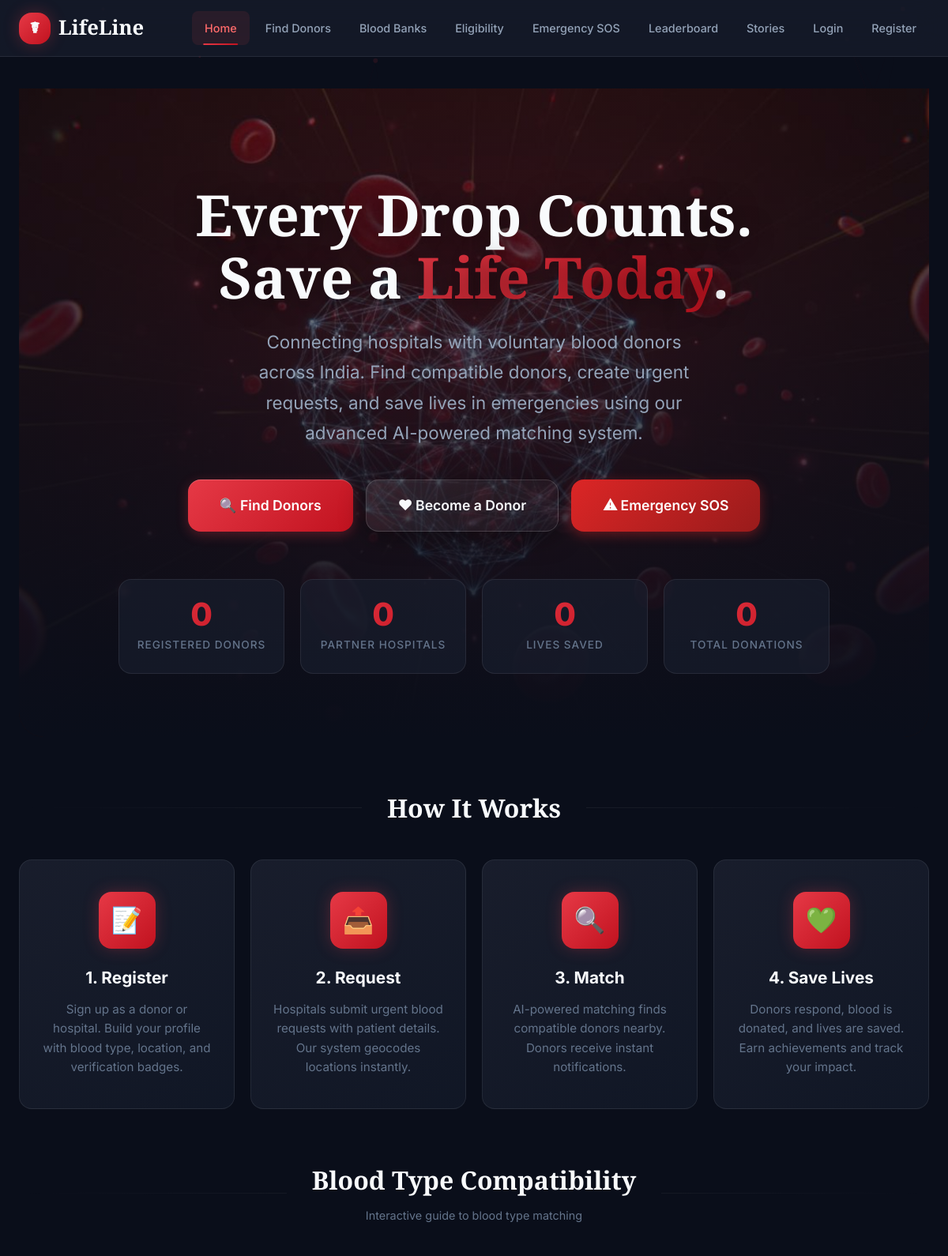
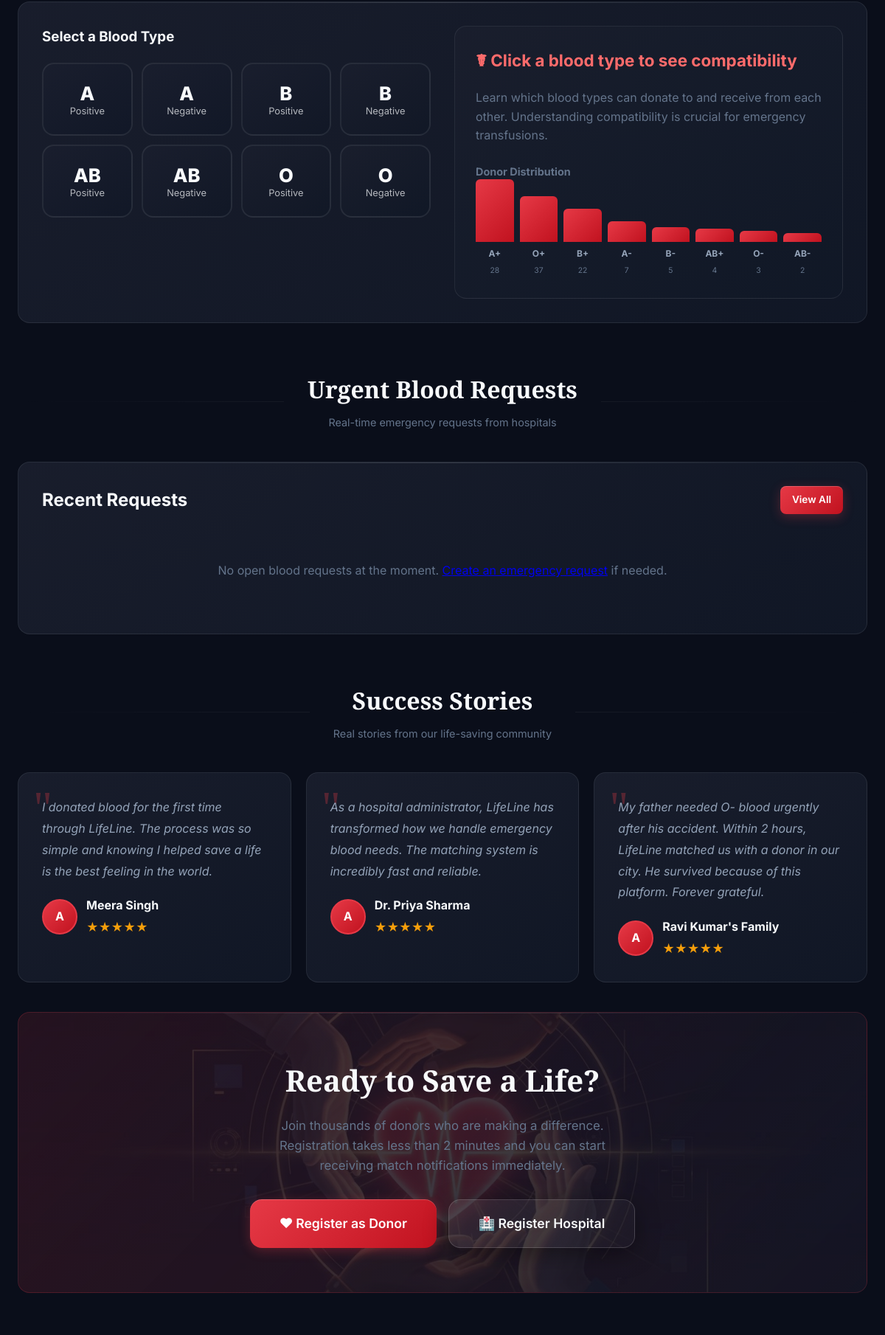
/lifeline/index.php (upper part), run on the app's committed database (2 pictures, top to bottom).
### tables this page shows
CREATE TABLE IF NOT EXISTS `testimonials` (
  `id`             INT(11) NOT NULL AUTO_INCREMENT,
  `donor_id`       INT(11) DEFAULT NULL,
  `recipient_name` VARCHAR(255) DEFAULT NULL,
  `story`          TEXT NOT NULL,
  `rating`         INT(11) DEFAULT '5',
  `is_approved`    TINYINT(1) DEFAULT '0',
  `created_at`     TIMESTAMP NULL DEFAULT CURRENT_TIMESTAMP,
  PRIMARY KEY (`id`),
  KEY `ix_testimonial_approved` (`is_approved`, `created_at`),
  CONSTRAINT `testimonials_donor_id_fkey`
    FOREIGN KEY (`donor_id`) REFERENCES `users` (`id`) ON DELETE SET NULL
);

### lifeline/includes/functions.php (called while the page is built, shortened)
<?php
function baseUrl(): string {
    static $base = null;
    if ($base !== null) return $base;
    $appPath = Config::get('APP_PATH', '');
    if ($appPath !== '') {
        $base = '/' . trim($appPath, '/');
        if ($base === '/') $base = '';
    } else {
        $scriptName = $_SERVER['SCRIPT_NAME'] ?? '';
        $phpSelf = $_SERVER['PHP_SELF'] ?? '';
        $path = $scriptName ?: $phpSelf;
        $currentDir = dirname($path);
        if (strpos($path, '/donor/') !== false) {
            $base = str_replace('/donor', '', $currentDir);
        } elseif (strpos($path, '/hospital/') !== false) {
            $base = str_replace('/hospital', '', $currentDir);
        } elseif (strpos($path, '/admin/') !== false) {
            $base = str_replace('/admin', '', $currentDir);
        } else {
            $base = ($currentDir === '/' || $currentDir === '\\') ? '' : $currentDir;
        }
        $base = rtrim($base, '/');
    }
    return $base;
}

### lifeline/index.php (the view, shortened to what this page needs)
<?php
require_once 'includes/functions.php';
$donorCount = $pdo->query("SELECT COUNT(*) FROM donor_profiles")->fetchColumn();
$hospitalCount = $pdo->query("SELECT COUNT(*) FROM hospital_profiles")->fetchColumn();
$fulfilledCount = $pdo->query("SELECT COUNT(*) FROM blood_requests WHERE status = 'fulfilled'")->fetchColumn();
$totalDonations = $pdo->query("SELECT COUNT(*) FROM donation_history")->fetchColumn();
$stmt = $pdo->query("
    SELECT br.*, hp.hospital_name
    FROM blood_requests br
    LEFT JOIN hospital_profiles hp ON br.hospital_id = hp.user_id
    WHERE br.status = 'open'
    ORDER BY br.created_at DESC
    LIMIT 5
");
$recentRequests = $stmt->fetchAll();
$testimonials = $pdo->query("
    SELECT t.*, dp.full_name as donor_name
    FROM testimonials t
    LEFT JOIN donor_profiles dp ON t.donor_id = dp.user_id
    WHERE t.is_approved = true
    ORDER BY t.created_at DESC
    LIMIT 3
")->fetchAll();
include 'includes/header.php';
?>
<canvas id="particle-canvas"></canvas>
<section class="hero">
    <div class="hero-bg"></div>
    <div class="hero-content">
        <h1>Every Drop Counts.<br>Save a <span class="highlight">Life Today</span>.</h1>
        <p>Connecting hospitals with voluntary blood donors across India. Find compatible donors, create urgent requests, and save lives in emergencies using our advanced AI-powered matching system.</p>
        <div class="hero-actions">
            <a href="<?php echo baseUrl(); ?>/find_donors.php" class="btn btn-large">&#128269; Find Donors</a>
            <a href="<?php echo baseUrl(); ?>/register.php?role=donor" class="btn btn-large btn-glass">&#10084; Become a Donor</a>
            <a href="<?php echo baseUrl(); ?>/emergency.php" class="btn btn-large btn-sos">&#9888; Emergency SOS</a>
        </div>
    </div>
    <div class="hero-stats-bar">
        <div class="hero-stat">
            <div class="hero-stat-value" data-counter="<?php echo (int)$donorCount; ?>">0</div>
            <div class="hero-stat-label">Registered Donors</div>
        </div>
        <div class="hero-stat">
            <div class="hero-stat-value" data-counter="<?php echo (int)$hospitalCount; ?>">0</div>
            <div class="hero-stat-label">Partner Hospitals</div>
        </div>
        <div class="hero-stat">
            <div class="hero-stat-value" data-counter="<?php echo (int)$fulfilledCount; ?>">0</div>
            <div class="hero-stat-label">Lives Saved</div>
        </div>
        <div class="hero-stat">
            <div class="hero-stat-value" data-counter="<?php echo (int)$totalDonations; ?>">0</div>
            <div class="hero-stat-label">Total Donations</div>
        </div>
    </div>
</section>
<div class="section-divider">
    <h2>How It Works</h2>
</div>
<section class="grid-4 mb-40">
    <div class="feature-card" data-animate="animate-fade-up">
        <div class="feature-icon">&#128221;</div>
        <h3>1. Register</h3>
        <p>Sign up as a donor or hospital. Build your profile with blood type, location, and verification badges.</p>
    </div>
    <div class="feature-card stagger-1" data-animate="animate-fade-up">
        <div class="feature-icon">&#128228;</div>
        <h3>2. Request</h3>
        <p>Hospitals submit urgent blood requests with patient details. Our system geocodes locations instantly.</p>
    </div>
    <div class="feature-card stagger-2" data-animate="animate-fade-up">
        <div class="feature-icon">&#128269;</div>
        <h3>3. Match</h3>
        <p>AI-powered matching finds compatible donors nearby. Donors receive instant notifications.</p>
    </div>
    <div class="feature-card stagger-3" data-animate="animate-fade-up">
        <div class="feature-icon">&#128154;</div>
        <h3>4. Save Lives</h3>
        <p>Donors respond, blood is donated, and lives are saved. Earn achievements and track your impact.</p>
    </div>
</section>
<div class="section-divider">
    <h2>Blood Type Compatibility
        <span class="subtitle">Interactive guide to blood type matching</span>
    </h2>
</div>
<section class="card mb-40">
    <div class="blood-explorer">
        <div>
            <h3 class="mb-20 text-primary">Select a Blood Type</h3>
            <div class="blood-type-grid" id="bloodTypeGrid">
                <button class="blood-type-btn" onclick="showCompat('A+')"><span class="type-label">A</span><span class="type-rh">Positive</span></button>
                <button class="blood-type-btn" onclick="showCompat('A-')"><span class="type-label">A</span><span class="type-rh">Negative</span></button>
                <button class="blood-type-btn" onclick="showCompat('B+')"><span class="type-label">B</span><span class="type-rh">Positive</span></button>
                <button class="blood-type-btn" onclick="showCompat('B-')"><span class="type-label">B</span><span class="type-rh">Negative</span></button>
                <button class="blood-type-btn" onclick="showCompat('AB+')"><span class="type-label">AB</span><span class="type-rh">Positive</span></button>
                <button class="blood-type-btn" onclick="showCompat('AB-')"><span class="type-label">AB</span><span class="type-rh">Negative</span></button>
                <button class="blood-type-btn" onclick="showCompat('O+')"><span class="type-label">O</span><span class="type-rh">Positive</span></button>
                <button class="blood-type-btn" onclick="showCompat('O-')"><span class="type-label">O</span><span class="type-rh">Negative</span></button>
            </div>
        </div>
        <div class="compat-panel" id="compatPanel">
            <h3>&#9764; Click a blood type to see compatibility</h3>
            <p class="text-muted">Learn which blood types can donate to and receive from each other. Understanding compatibility is crucial for emergency transfusions.</p>
            <div class="mt-24">
                <h4 class="fs-90 text-muted mb-12">Donor Distribution</h4>
                <div class="chart-bars">
                    <div class="chart-col">
                        <div class="chart-bar" style="height:85px;"></div>
                        <span class="fs-75 fw-700 text-secondary">A+</span>
                        <span class="fs-65 text-muted">28</span>
                    </div>
                    <div class="chart-col">
                        <div class="chart-bar" style="height:62px;"></div>
                        <span class="fs-75 fw-700 text-secondary">O+</span>
                        <span class="fs-65 text-muted">37</span>
                    </div>
                    <div class="chart-col">
                        <div class="chart-bar" style="height:45px;"></div>
                        <span class="fs-75 fw-700 text-secondary">B+</span>
                        <span class="fs-65 text-muted">22</span>
                    </div>
                    <div class="chart-col">
                        <div class="chart-bar" style="height:28px;"></div>
                        <span class="fs-75 fw-700 text-secondary">A-</span>
                        <span class="fs-65 text-muted">7</span>
                    </div>
                    <div class="chart-col">
                        <div class="chart-bar" style="height:20px;"></div>
                        <span class="fs-75 fw-700 text-secondary">B-</span>
                        <span class="fs-65 text-muted">5</span>
                    </div>
                    <div class="chart-col">
                        <div class="chart-bar" style="height:18px;"></div>
                        <span class="fs-75 fw-700 text-secondary">AB+</span>
                        <span class="fs-65 text-muted">4</span>
                    </div>
                    <div class="chart-col">
                        <div class="chart-bar" style="height:15px;"></div>
                        <span class="fs-75 fw-700 text-secondary">O-</span>
                        <span class="fs-65 text-muted">3</span>
                    </div>
                    <div class="chart-col">
                        <div class="chart-bar" style="height:12px;"></div>
                        <span class="fs-75 fw-700 text-secondary">AB-</span>
                        <span class="fs-65 text-muted">2</span>
                    </div>
                </div>
            </div>
        </div>
    </div>
</section>
<div class="section-divider">
    <h2>Urgent Blood Requests
        <span class="subtitle">Real-time emergency requests from hospitals</span>
    </h2>
</div>
<section class="card">
    <div class="card-header">
        <h2>Recent Requests</h2>
        <a href="<?php echo baseUrl(); ?>/find_donors.php" class="btn btn-small">View All</a>
    </div>
    <?php if (count($recentRequests) > 0): ?>
        <div class="table-wrapper">
        <table>
            <thead>
                <tr>
                    <th>Hospital</th>
                    <th>Blood Type</th>
                    <th>Units</th>
                    <th>Urgency</th>
                    <th>Required By</th>
                    <th>Location</th>
                    <th>Action</th>
                </tr>
            </thead>
            <tbody>
                <?php foreach ($recentRequests as $req): ?>
                <tr>
                    <td><strong><?php echo htmlspecialchars($req['hospital_name']); ?></strong></td>
                    <td><span class="blood-badge"><?php echo htmlspecialchars($req['patient_blood_type']); ?></span></td>
                    <td><?php echo (int)$req['units_needed']; ?></td>
                    <td>
                        <span class="badge badge-<?php echo $req['urgency']; ?>">
                            <?php echo ucfirst($req['urgency']); ?>
                        </span>
                    </td>
                    <td><?php echo $req['required_date'] ? htmlspecialchars($req['required_date']) : 'ASAP'; ?></td>
                    <td><?php echo htmlspecialchars($req['city'] . ', ' . $req['state']); ?></td>
                    <td><a href="<?php echo baseUrl(); ?>/view_request.php?id=<?php echo (int)$req['id']; ?>" class="btn btn-small">View</a></td>
                </tr>
                <?php endforeach; ?>
            </tbody>
        </table>
        </div>
    <?php else: ?>
        <p class="empty-note">No open blood requests at the moment. <a href="<?php echo baseUrl(); ?>/emergency.php">Create an emergency request</a> if needed.</p>
    <?php endif; ?>
</section>
<?php if (count($testimonials) > 0): ?>
<div class="section-divider">
    <h2>Success Stories
        <span class="subtitle">Real stories from our life-saving community</span>
    </h2>
</div>
<section class="grid-3 mb-40">
    <?php foreach ($testimonials as $t): ?>
    <div class="testimonial-card" data-animate="animate-fade-up">
        <p class="testimonial-text"><?php echo htmlspecialchars($t['story']); ?></p>
        <div class="testimonial-author">
            <div class="testimonial-avatar testimonial-avatar--initials">
                <?php echo strtoupper(substr($t['donor_name'] ?? 'A', 0, 1)); ?>
            </div>
            <div class="testimonial-info">
                <h4><?php echo htmlspecialchars($t['donor_name'] ?? $t['recipient_name'] ?? 'Anonymous'); ?></h4>
                <div class="testimonial-stars">
                    <?php echo str_repeat('&#9733;', $t['rating']); ?>
                </div>
            </div>
        </div>
    </div>
    <?php endforeach; ?>
</section>
<?php endif; ?>
<section class="card cta-section">
    <div class="cta-section-bg"></div>
    <div class="relative z-1">
        <h2>Ready to Save a Life?</h2>
        <p class="text-muted maxw-500 mx-auto mb-32 fs-105">Join thousands of donors who are making a difference. Registration takes less than 2 minutes and you can start receiving match notifications immediately.</p>
        <div class="flex gap-16 justify-center flex-wrap">
            <a href="<?php echo baseUrl(); ?>/register.php?role=donor" class="btn btn-large">&#10084; Register as Donor</a>
            <a href="<?php echo baseUrl(); ?>/register.php?role=hospital" class="btn btn-large btn-glass">&#127973; Register Hospital</a>
        </div>
    </div>
</section>
<?php include 'includes/footer.php'; ?>

### data on the page
testimonials: story "I donated blood for the first time through LifeLine. The process was so simple and knowing I helped save a life is the best feeling in the world.", donor_name "A", recipient_name "Meera Singh", rating "★★★★★"
testimonials: story "As a hospital administrator, LifeLine has transformed how we handle emergency blood needs. The matching system is incredibly fast and reliable.", donor_name "A", recipient_name "Dr. Priya Sharma", rating "★★★★★"
testimonials: story "My father needed O- blood urgently after his accident. Within 2 hours, LifeLine matched us with a donor in our city. He survived because of this platform. Forever grateful.", donor_name "A", recipient_name "Ravi Kumar's Family", rating "★★★★★"
